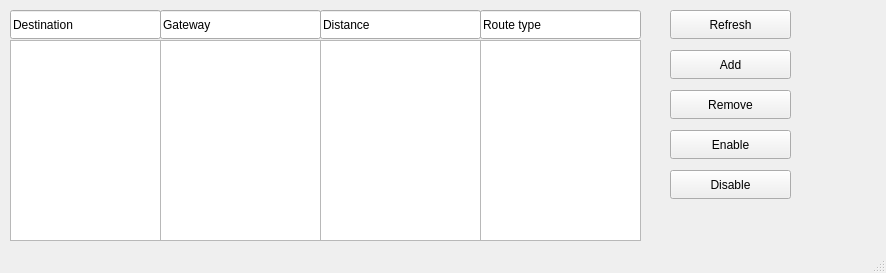
<?xml version="1.0" encoding="UTF-8"?>
<ui version="4.0">
 <class>MainWindow</class>
 <widget class="QMainWindow" name="MainWindow">
  <property name="geometry">
   <rect>
    <x>0</x>
    <y>0</y>
    <width>886</width>
    <height>273</height>
   </rect>
  </property>
  <property name="windowTitle">
   <string>Routes</string>
  </property>
  <widget class="QWidget" name="centralwidget">
   <widget class="QListWidget" name="gwField">
    <property name="geometry">
     <rect>
      <x>160</x>
      <y>40</y>
      <width>161</width>
      <height>201</height>
     </rect>
    </property>
   </widget>
   <widget class="QListWidget" name="distanceField">
    <property name="geometry">
     <rect>
      <x>320</x>
      <y>40</y>
      <width>161</width>
      <height>201</height>
     </rect>
    </property>
   </widget>
   <widget class="QPushButton" name="refreshButton">
    <property name="geometry">
     <rect>
      <x>670</x>
      <y>10</y>
      <width>121</width>
      <height>29</height>
     </rect>
    </property>
    <property name="text">
     <string>Refresh</string>
    </property>
   </widget>
   <widget class="QLineEdit" name="version_2">
    <property name="geometry">
     <rect>
      <x>320</x>
      <y>10</y>
      <width>161</width>
      <height>29</height>
     </rect>
    </property>
    <property name="text">
     <string>Distance</string>
    </property>
   </widget>
   <widget class="QPushButton" name="removeButton">
    <property name="geometry">
     <rect>
      <x>670</x>
      <y>90</y>
      <width>121</width>
      <height>29</height>
     </rect>
    </property>
    <property name="text">
     <string>Remove</string>
    </property>
   </widget>
   <widget class="QPushButton" name="addButton">
    <property name="geometry">
     <rect>
      <x>670</x>
      <y>50</y>
      <width>121</width>
      <height>29</height>
     </rect>
    </property>
    <property name="text">
     <string>Add</string>
    </property>
   </widget>
   <widget class="QLineEdit" name="version">
    <property name="geometry">
     <rect>
      <x>160</x>
      <y>10</y>
      <width>161</width>
      <height>29</height>
     </rect>
    </property>
    <property name="text">
     <string>Gateway</string>
    </property>
   </widget>
   <widget class="QLineEdit" name="package_2">
    <property name="geometry">
     <rect>
      <x>10</x>
      <y>10</y>
      <width>151</width>
      <height>29</height>
     </rect>
    </property>
    <property name="text">
     <string>Destination</string>
    </property>
   </widget>
   <widget class="QListWidget" name="destField">
    <property name="geometry">
     <rect>
      <x>10</x>
      <y>40</y>
      <width>151</width>
      <height>201</height>
     </rect>
    </property>
   </widget>
   <widget class="QPushButton" name="enableButton">
    <property name="geometry">
     <rect>
      <x>670</x>
      <y>130</y>
      <width>121</width>
      <height>29</height>
     </rect>
    </property>
    <property name="text">
     <string>Enable</string>
    </property>
   </widget>
   <widget class="QPushButton" name="disableButton">
    <property name="geometry">
     <rect>
      <x>670</x>
      <y>170</y>
      <width>121</width>
      <height>29</height>
     </rect>
    </property>
    <property name="text">
     <string>Disable</string>
    </property>
   </widget>
   <widget class="QLineEdit" name="version_3">
    <property name="geometry">
     <rect>
      <x>480</x>
      <y>10</y>
      <width>161</width>
      <height>29</height>
     </rect>
    </property>
    <property name="text">
     <string>Route type</string>
    </property>
   </widget>
   <widget class="QListWidget" name="dynamicField">
    <property name="geometry">
     <rect>
      <x>480</x>
      <y>40</y>
      <width>161</width>
      <height>201</height>
     </rect>
    </property>
   </widget>
  </widget>
  <widget class="QStatusBar" name="statusbar"/>
 </widget>
 <resources/>
 <connections/>
</ui>
